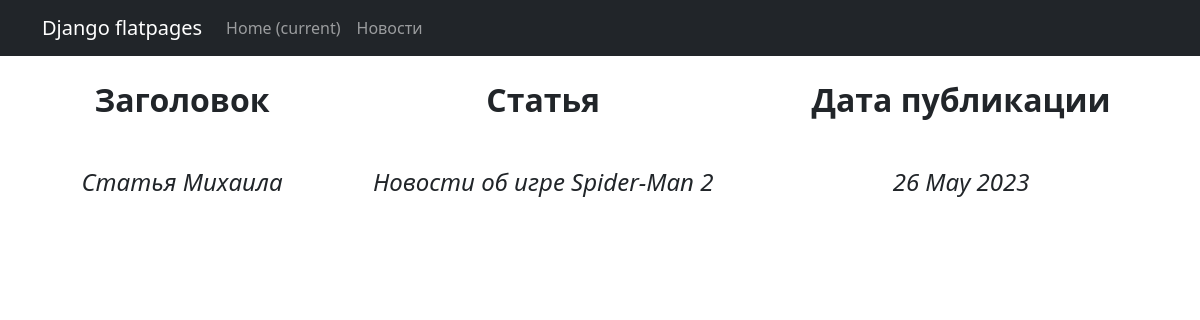
Screenshot of /news/1 with the database file from the repository.
### News/models.py (models this page shows, shortened)
class Post(models.Model):
    author = models.ForeignKey(Author, on_delete=models.CASCADE)
    category = models.CharField(max_length=20, choices=CATEGORY_NEWS, default=ARTICLE)
    datetime = models.DateTimeField(auto_now_add=True)
    dopCategory = models.ManyToManyField(Category, through='PostCategory')
    heading = models.CharField(max_length=128)
    text = models.TextField()
    rating = models.SmallIntegerField(default=0)

### News/views.py (the view)
# urls.py: path('<int:pk>', PostDetail.as_view(), name='post_detail'),
class PostDetail(DetailView):
    model = Post
    template_name = 'newsone.html'
    context_object_name = 'newsone'

### News/templatetags/custom_filters.py (called while the page is built)
@register.filter(name='censor')
def censor(value):
    for word in bad_words:
        value = value.replace(word, word[0:1] + '*' * len(word))
    return value

### templates/newsone.html (shortened to what this page needs)
{% extends 'flatpages/default.html' %}
{% load custom_filters %}
{% block content %}
    {% if newsone %}
        <table align="center" cellpadding="20" width="100%">
            <tr>
                <td><strong><font size="6">Заголовок</font></strong></td>
                <td><strong><font size="6">Статья</font></strong></td>
                <td><strong><font size="6">Дата публикации</font></strong></td>
            </tr>
            <tr>
                <td><font size="5"><em>{{ newsone.heading|censor }}</em></font></td>
                <td><font size="5"><em>{{ newsone.text|censor}}</em></font></td>
                <td><font size="5"><em>{{ newsone.datetime|date:'d M Y' }}</em></font></td>
            </tr>
        </table>
    {% endif %}
{% endblock content %}

### rows the page displays
Post: heading|censor "Статья Михаила", text|censor "Новости об игре Spider-Man 2", datetime "26 May 2023"
